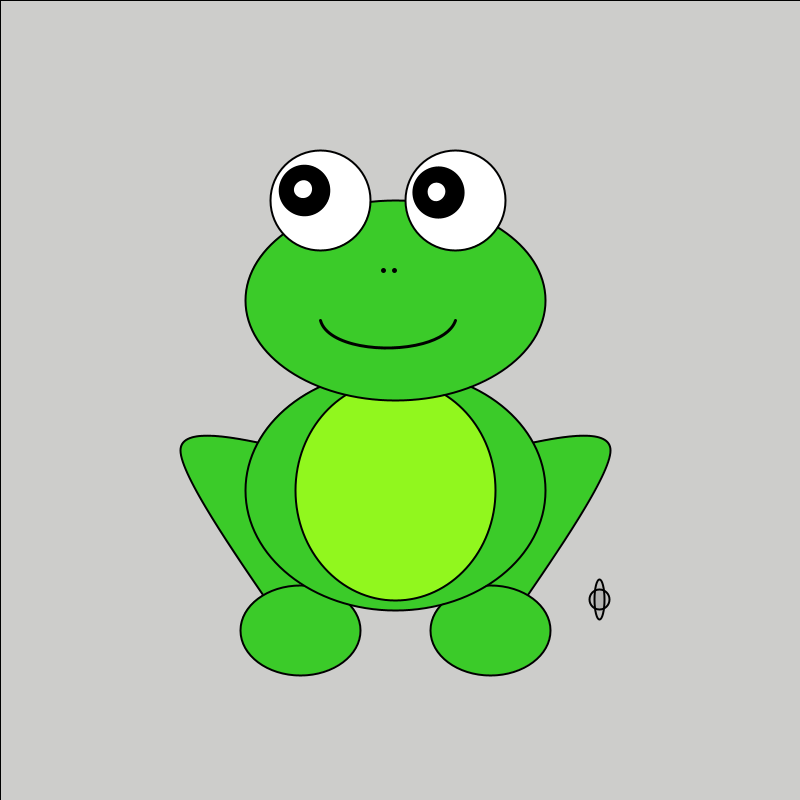
Frame 1 (no input)
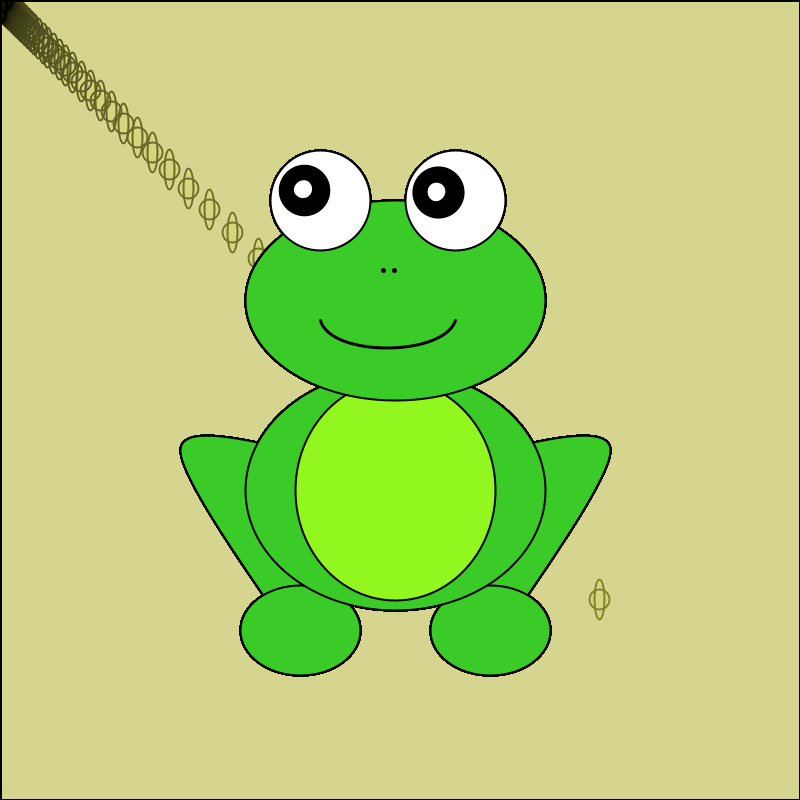
Frame 60 (the mouse pressed at the canvas centre just before this capture)
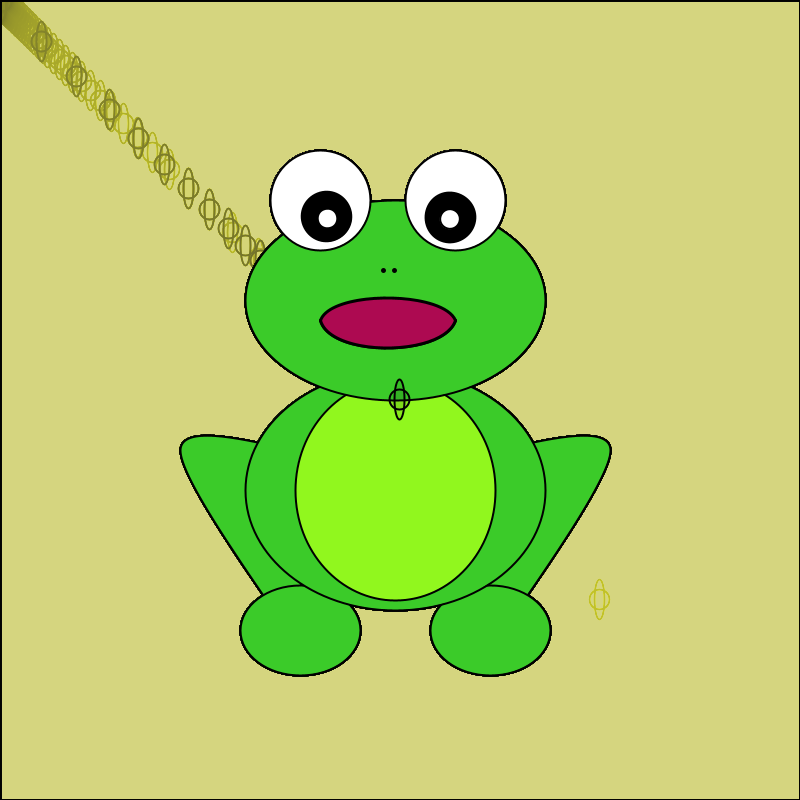
Frame 120 (the mouse held since frame 60 and released just before this capture)

The Processing sketch that drew these frames (run headless with seeded random() and noise(); from frame 60 on, the mouse is pressed at the canvas centre):

// Processing sketch: processing_164271
// ── processing_164271.pde

//VARIABLES

float PosX, VelX; //x
float PosY, VelY; //y
float S = 20; //Tamaño mosca


void setup()
{
  size (800, 800);
  smooth();
  frameRate (120);
  PosX = width/1.2;
  PosY = height/1.2;
  VelX = 10;
  VelY = 10;
  
}


void draw()
{
  
  fill (250, 240, 80, 3); //Destello de fondo
  rect (0, 0, width, height);
  
  
  
  //RANA
  //Cuerpo
  strokeWeight(2);
  fill(#3BCB29);
  
  beginShape(); //pierna izquierda
  curveVertex(300, 450); 
  curveVertex(300, 450);
  curveVertex(180, 450);
  curveVertex(300, 650);
  curveVertex(300, 650);
  endShape();
  
  beginShape(); //pierna derecha
  curveVertex(490, 450); 
  curveVertex(490, 450);
  curveVertex(610, 450);
  curveVertex(490, 650);
  curveVertex(490, 650);
  endShape();
  
  ellipse (300, 630, 120, 90); //patas
  ellipse (490, 630, 120, 90);

  ellipse (395, 490, 300, 240); //barriga
  fill (#91F71E);
  ellipse (395, 490, 200, 220); //centro barriga
  fill (#3BCB29);
  ellipse (395, 300, 300, 200); //cabeza
 
  strokeWeight (5); //nariz
  point (383, 270);
  point (394, 270);
 
  strokeWeight(3); //boca
  noFill();
  curve (395, 100, 320, 320, 455, 320, 395, 100);
  
  if (mouseX >= 320 && mouseX <= 455 && mouseY >= 300 && mouseY <= 400) //cuando se acerca a la boca
  {
   fill(#AD0A51);
   curve (395, 100, 320, 320, 455, 320, 395, 100);
   curve (395, 500, 320, 320, 455, 320, 395, 500);
  }
  
  
  
  
  //Ojos
  strokeWeight (2);
  fill (255);
  ellipse (320, 200, 100, 100);
  ellipse (455, 200, 100, 100);

  //Variables movimiento ojos
  float a=atan2 (mouseY-200, mouseX-320);
  float b=atan2 (mouseY-200, mouseX-455);

  pushMatrix (); //Ojo izquierdo
  translate (320, 200);
  rotate (a);
  fill (0);
  ellipse (18, 0, 50, 50);
  fill(0);
  fill (255);
  ellipse (20, 0, 20, 20);
  popMatrix ();

  pushMatrix (); //Ojo derecho
  translate (455, 200);
  rotate (b);
  fill (0);
  ellipse (18, 0, 50, 50);
  fill (255);
  ellipse (20, 0, 20, 20);
  popMatrix ();
  
  
  
  
  //MOSCA:
  pushMatrix();
  float DistX = mouseX-PosX; //Cálculo distancia entre ejes X, Y y la mosca respectivamente
  float DistY = mouseY-PosY;

  PosX = PosX + DistX/VelX;
  PosY = PosY + DistY/VelY;

  fill (0, 16);
  ellipse (PosX, PosY, S, S);
  ellipse (PosX, PosY, S/2, 2*S);
  popMatrix (); 
  
}
